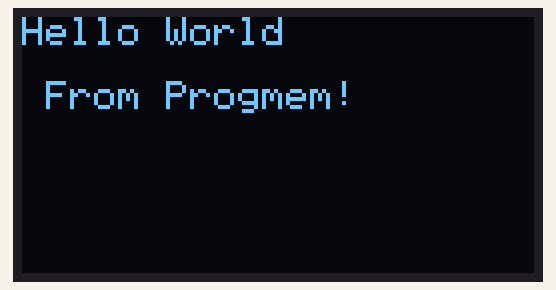
Bench run of a sketch on a simulated Arduino Uno, built with avr-gcc and run on an emulated ATmega328P. On the bench: 128×64 one-colour display. Wiring (inferred from the names in the program): SSD1306 OLED at I2C address 0x3C.

Above: at 0.15 s.
At 0.75 s:
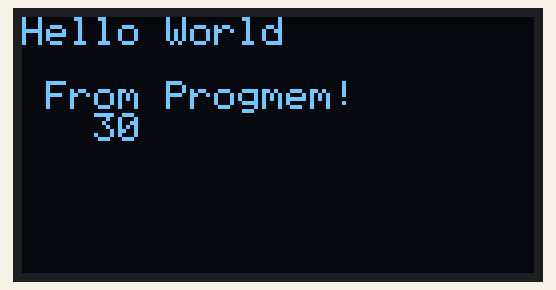
At 1.36 s:
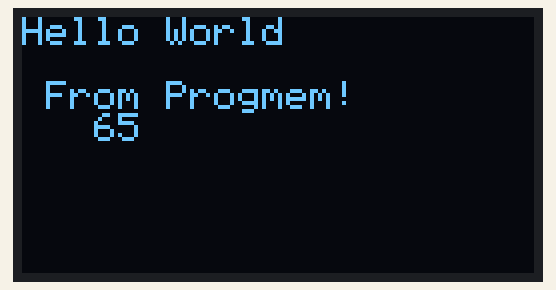
At 2.57 s:
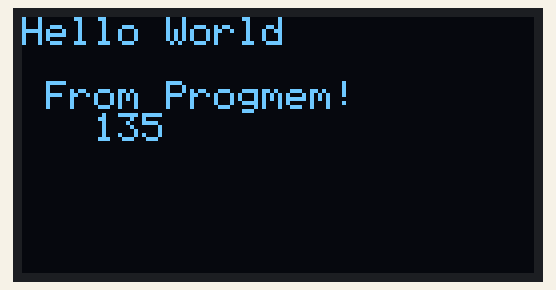
At 3.78 s:
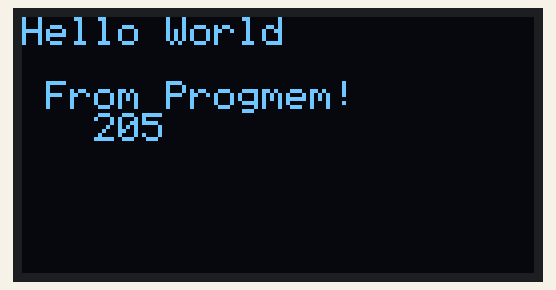
At 5.08 s:
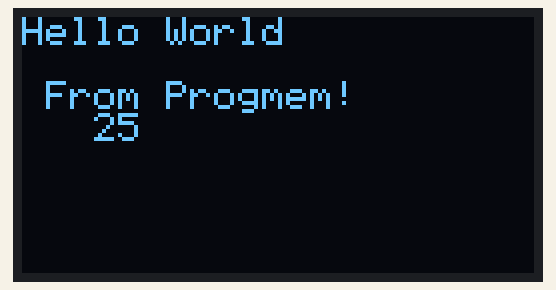

The sketch:

disp_test.ino
```cpp
/* -*- mode:c -*- */
#include "lcd.h"
#include <Wire.h>
#include <avr/pgmspace.h>

static const char p_test[] PROGMEM = "From Progmem!";

void setup()
{
  Wire.begin();

  lcd_init();

  lcd_set_power(1);
  lcd_home();
  lcd_puts("Hello World");

  lcd_gotoxy(1, 2);
  lcd_puts_p(p_test);
}

void loop()
{
    uint8_t c = 0;
    char num[5];

    for(c = 0; c < 255; c+=5)
    {
        lcd_set_contrast(c);
        delay(80);

        lcd_gotoxy(3, 3);
        lcd_puts("   ");
        lcd_gotoxy(3, 3);
        itoa(c, num, 10);
        lcd_puts(num);
    }
}
```

font6x8.h
```cpp
#ifndef FONT6X8_H
#define FONT6X8_H

#include <stdint.h>
#include <avr/pgmspace.h>

/**
 * Character pixel patterns (glyphs) for 6x8 font.
 */
extern const uint8_t font6x8_glyphs[] PROGMEM;

/**
 * Convert a character to it's index in the font table.
 */
uint8_t font6x8_get_charcode(char c);

#endif /* FONT6X8_H */
```

lcd.cpp
```cpp
// (licence header left out)
#include "lcd.h"
#include "font6x8.h"
#include <Wire.h>

#define LCD_CMD_FRAME 0x00
#define LCD_DATA_FRAME 0x40

#define LCD_CMD_DISP_OFF      0xAE
#define LCD_CMD_DISP_ON	      0xAF

#define LCD_CMD_DISP_NORMAL   0xA6
#define LCD_CMD_DISP_INVERTED 0xA7


static void lcd_send(uint8_t dc, uint8_t* buf, uint8_t len);


/* Initialization Sequence */
static const uint8_t ssd1306_init_sequence[] PROGMEM =
{
    // Display OFF (sleep mode)
    LCD_CMD_DISP_OFF,

    // Set Memory Addressing Mode
    // 00=Horizontal Addressing Mode; 01=Vertical Addressing Mode;
    // 10=Page Addressing Mode (RESET); 11=Invalid
    0x20, 0b00,

    // Set Page Start Address for Page Addressing Mode, 0-7
    0xB0,

    // Set COM Output Scan Direction
    0xC8,

    0x00,			// --set low column address
    0x10,			// --set high column address
    0x40,			// --set start line address
    0x81, 0x3F,		// Set contrast control register
    0xA1,			// Set Segment Re-map. A0=address mapped; A1=address 127 mapped.
    0xA6,			// Set display mode. A6=Normal; A7=Inverse
    0xA8, 0x3F,		// Set multiplex ratio(1 to 64)
    0xA4,			// Output RAM to Display
				// 0xA4=Output follows RAM content; 0xA5,Output ignores RAM content
    0xD3, 0x00,		// Set display offset. 00 = no offset
    0xD5,			// --set display clock divide ratio/oscillator frequency
    0xF0,			// --set divide ratio
    0xD9, 0x22,		// Set pre-charge period
    0xDA, 0x12,		// Set com pins hardware configuration
    0xDB,			// --set vcomh
    0x20,			// 0x20,0.77xVcc
    0x8D, 0x14,		// Set DC-DC enable
};


void lcd_init(void)
{
    uint8_t cmd;

    for(uint8_t i = 0; i < sizeof(ssd1306_init_sequence); i++)
    {
        cmd = pgm_read_byte(&ssd1306_init_sequence[i]);
        lcd_send(LCD_CMD_FRAME, &cmd, 1);
    }

    lcd_clrscr();
}

void lcd_home(void)
{
    lcd_gotoxy(0, 0);
}

static void lcd_send(uint8_t dc, uint8_t* buf, uint8_t len)
{
    Wire.beginTransmission(LCD_I2C_ADDR);

    Wire.write(dc);

    while(len)
    {
        Wire.write(*buf);
        ++buf;
        --len;
    }

    Wire.endTransmission();
}


void lcd_gotoxy(uint8_t x, uint8_t y)
{
    uint8_t buf[] = {
        // set page start to y
        (uint8_t)(0xb0 + y),
        // set column start
        0x21,
        (uint8_t)(x * 6u),
        // set column end to 127
        0x7f
    };

    lcd_send(LCD_CMD_FRAME, buf, sizeof(buf));
}

/**
 * Clear display contents.
 *
 * Send 64 frames with each 16 byte of data (plus 1 command byte) to clear
 * memory.
 */
void lcd_clrscr(void) {
    uint8_t nframes = 64;
    uint8_t buf[16] = {0};

    lcd_home();

    for(uint8_t n = 0; n < nframes; ++n)
    {
        lcd_send(LCD_DATA_FRAME, buf, sizeof(buf));
    }

    lcd_home();
}


#define GLYPH_WIDTH 5

/**
 * Write a single character to the current cursor position.
 */
void lcd_putc(char c)
{
    uint8_t idx;
    uint8_t buf[GLYPH_WIDTH + 1] = {0};

    idx = font6x8_get_charcode(c);

    /* this is the empty pixel column to separate characters. */
    for (uint8_t i = 0; i < GLYPH_WIDTH; i++)
    {
        buf[i] = pgm_read_byte(&font6x8_glyphs[idx * GLYPH_WIDTH + i]);
    }

    /* separator to next charater */
    buf[GLYPH_WIDTH] = 0x00;

    lcd_send(LCD_DATA_FRAME, buf, sizeof(buf));
}

void lcd_puts(const char* s)
{
    while (*s)
    {
        lcd_putc(*s++);
    }
}

void lcd_puts_p(const char* progmem_s)
{
    uint8_t c;

    while((c = pgm_read_byte(progmem_s++)))
    {
        lcd_putc(c);
    }
}

void lcd_invert(uint8_t invert)
{
    uint8_t cmd = LCD_CMD_DISP_NORMAL;

    if(invert)
    {
        cmd = LCD_CMD_DISP_INVERTED;;
    }

    lcd_send(LCD_CMD_FRAME, cmd, 1);
}

void lcd_set_contrast(uint8_t contrast)
{
    uint8_t buf[2] = {0x81, contrast};

    lcd_send(LCD_CMD_FRAME, buf, sizeof(buf));
}


/**
 * Switch LCD on or off.
 */
void lcd_set_power(uint8_t state)
{
    uint8_t cmd = LCD_CMD_DISP_OFF;

    if(state)
    {
        cmd = LCD_CMD_DISP_ON;
    }

    lcd_send(LCD_CMD_FRAME, &cmd, 1);
}
```

lcd.h
```cpp
// (licence header left out)
#ifndef LCD_H
#define LCD_H

#include <stdint.h>

/* 0x78 for 8-bit-adressmode, 0x3c for 7-bit-adressmode */
#define LCD_I2C_ADDR	0x3C
#define F_I2C			400000UL // clock i2c


void lcd_init(void);

void lcd_home(void);

/**
 * set curser at pos x, y. x means character, y means line (page, refer lcd manual).
 */
void lcd_gotoxy(uint8_t x, uint8_t y);

/**
 * Clear screen.
 */
void lcd_clrscr(void);

/**
 * Print single character at current cursor position.
 */
void lcd_putc(char c);

/**
 * Print zero-terminated string.
 */
void lcd_puts(const char* s);

/**
 * Print zero-terminated string from program memory.
 */
void lcd_puts_p(const char* progmem_s);

/**
 * Set lcd to normal or inverted mode.
 */
void lcd_invert(uint8_t invert);

/**
 * Configure LCD contrast setting.
 */
void lcd_set_contrast(uint8_t contrast);

/**
 * Switch on or off the display.
 */
void lcd_set_power(uint8_t state);

#endif /*  LCD_H  */
```

Source omitted: font6x8.cpp (data table, 4814 bytes)

Measured:
- by itself, everything shown: repeats every 4.4 s, in 51 steps
